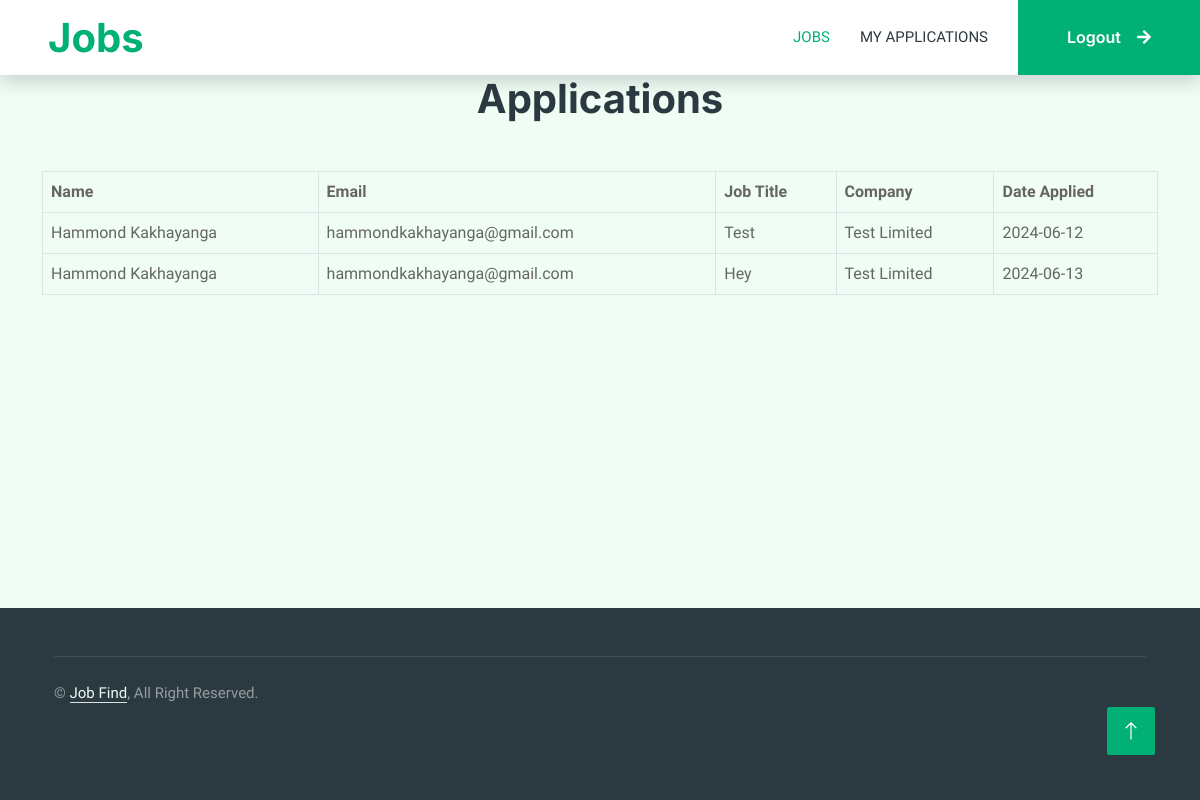
Screenshot of /applications (signed in) with the database file from the repository.
### app.py (models this page shows, shortened)
class Application(db.Model):
    id = db.Column(db.Integer, primary_key=True)
    name = db.Column(db.String(100), nullable=False)
    email = db.Column(db.String(120), nullable=False)
    portfolio = db.Column(db.String(200), nullable=True)
    resume = db.Column(db.String(200), nullable=False)
    cover_letter = db.Column(db.Text, nullable=False)
    user_id = db.Column(db.Integer, db.ForeignKey('user.id'), nullable=False)
    job_id = db.Column(db.Integer, db.ForeignKey('job.id'), nullable=False)
    date_applied = db.Column(db.DateTime, default=datetime.utcnow)
    job = relationship('Job', backref='applications')

class Job(db.Model):
    id = db.Column(db.Integer, primary_key=True)
    title = db.Column(db.String(100), nullable=False)
    description = db.Column(db.Text, nullable=False)
    date_posted = db.Column(db.DateTime, default=datetime.utcnow)
    company_id = db.Column(db.Integer, db.ForeignKey('company.id'), nullable=False)
    company = db.relationship('Company', backref=db.backref('jobs', lazy=True))
    location = db.Column(db.String(100), nullable=False)
    company_logo = db.Column(db.String(255), nullable=False)
    salary = db.Column(db.Integer, nullable=False)
    category = db.Column(db.String(50), nullable=False)

class Company(db.Model):
    id = db.Column(db.Integer, primary_key=True)
    name = db.Column(db.String(100), nullable=False)
    description = db.Column(db.Text, nullable=True)
    user_id = db.Column(db.Integer, db.ForeignKey('user.id'), nullable=False)
    user = db.relationship('User', backref=db.backref('companies', lazy=True))

### app.py (the view)
@app.route('/applications')
def applications():
    if current_user.is_authenticated:
        applications = Application.query.filter_by(user_id=current_user.id).options(joinedload(Application.job)).all()
        return render_template('applications.html', applications=applications)
    else:
        return render_template('login.html')

### app.py (called while the page is built)
@login_manager.user_loader
def load_user(user_id):
    return User.query.get(int(user_id))

### templates/applications.html (shortened to what this page needs)
{% extends "base.html" %}
{% block body %}
<nav class="navbar navbar-expand-lg bg-white navbar-light shadow sticky-top p-0">
    <a href="{{ url_for('home') }}" class="navbar-brand d-flex align-items-center text-center py-0 px-4 px-lg-5">
        <h1 class="m-0 text-primary">Jobs</h1>
    </a>
    <div class="collapse navbar-collapse" id="navbarCollapse">
        <div class="navbar-nav ms-auto p-4 p-lg-0">
            <a href="{{ url_for('job_list') }}" class="nav-item nav-link active">Jobs</a>
            <a href="{{ url_for('applications') }}" class="nav-item nav-link">My Applications</a>
        </div>
        <a href="{{ url_for('logout') }}" class="btn btn-primary rounded-0 py-4 px-lg-5 d-none d-lg-block">Logout<i class="fa fa-arrow-right ms-3"></i></a>
    </div>
</nav>
<div class="container">
    <h1 class="text-center mb-5">Applications</h1>
    {% if applications %}
    <div class="table-responsive">
        <table class="table table-bordered">
            <thead>
                <tr>
                    <th>Name</th>
                    <th>Email</th>
                    <th>Job Title</th>
                    <th>Company</th>
                    <th>Date Applied</th>
                </tr>
            </thead>
            <tbody>
                {% for application in applications %}
                <tr>
                    <td>{{ application.name }}</td>
                    <td>{{ application.email }}</td>
                    <td>{{ application.job.title }}</td>
                    <td>{{ application.job.company.name }}</td>
                    <td>{{ application.date_applied.strftime('%Y-%m-%d') }}</td>
                </tr>
                {% endfor %}
            </tbody>
        </table>
    </div>
    {% else %}
    <p class="text-center">No applications available.</p>
    {% endif %}
</div>
{% endblock %}

### static/css/style.css (style rules this page uses)
:root { --primary: #00B074; --secondary: #2B9BFF; --light: #EFFDF5; --dark: #2B3940; }
.btn { font-family: 'Inter', sans-serif; font-weight: 600; transition: .5s; }
.btn.btn-primary, .btn.btn-secondary { color: #FFFFFF; }
.navbar-dark .navbar-nav .nav-link, .navbar-light .navbar-nav .nav-link { margin-right: 30px; padding: 25px 0; color: #FFFFFF; font-size: 15px; text-transform: uppercase; outline: none; }
.navbar-dark .navbar-nav .nav-link:hover, .navbar-dark .navbar-nav .nav-link.active, .navbar-light .navbar-nav .nav-link:hover, .navbar-light .navbar-nav .nav-link.active { color: var(--primary); }
.navbar-light .navbar-brand, .navbar-light a.btn { height: 75px; }
.navbar-light .navbar-nav .nav-link { color: var(--dark); font-weight: 500; }
.navbar-light.sticky-top { top: -100px; transition: .5s; }

### templates/base.html (style rules this page uses)
html, body { height: 100%; margin: 0; }

### rows the page displays
Application: name "Hammond Kakhayanga", email "hammondkakhayanga@gmail.com", job "Test", job.company.name "Test Limited", date_applied "2024-06-12"
Application: name "Hammond Kakhayanga", email "hammondkakhayanga@gmail.com", job "Hey", job.company.name "Test Limited", date_applied "2024-06-13"
